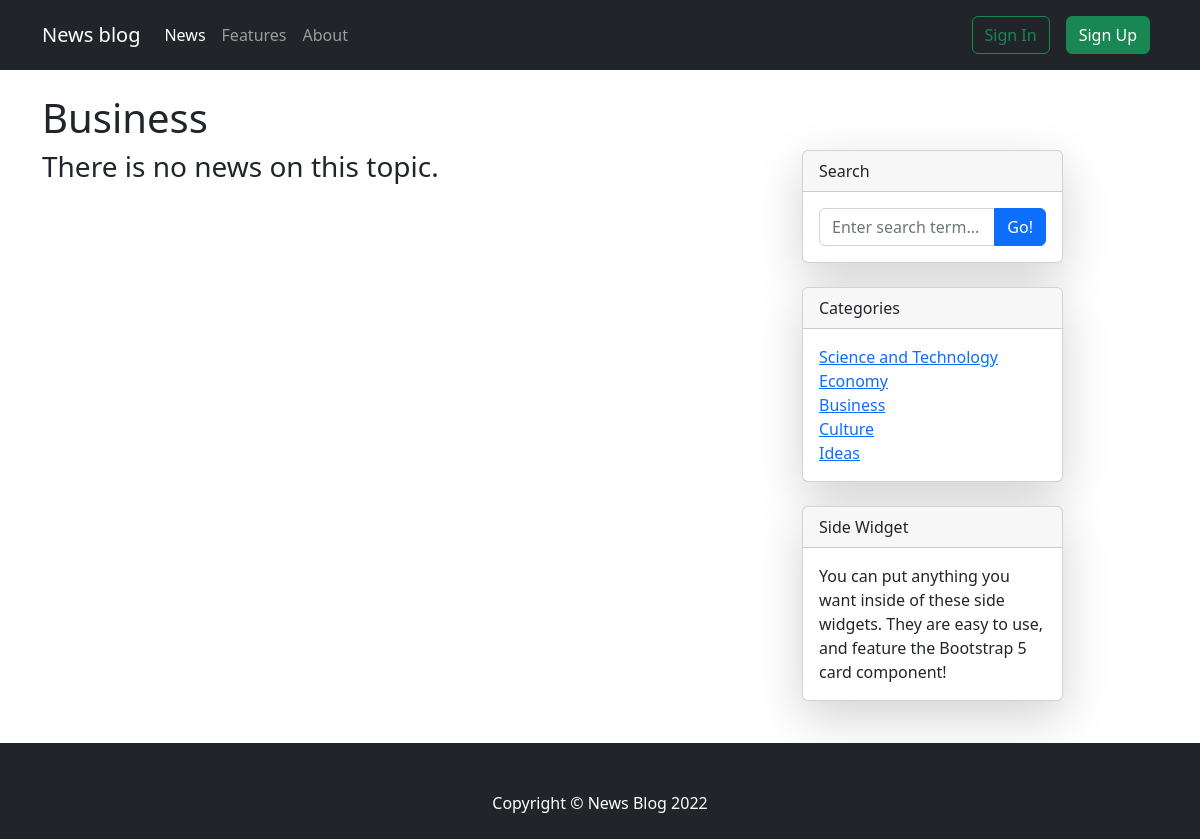
Screenshot of /category/3/ with the database file from the repository.
### news/models.py (models this page shows)
class Category(models.Model):
    name = models.CharField(max_length=32)
    class Meta:
        verbose_name_plural = 'Category'
    def __str__(self):
        return self.name

### news/views.py (the view)
# urls.py: path('', news_views.show_article_list, name='home'),
def show_article_list(request, cat_pk=0):
    context = create_context_for_all(pk=cat_pk)
    return render(request, template_name='news/home.html', context=context)

### news/services.py (called while the page is built)
def create_context_for_all(pk: int) -> dict:
    categories = Category.objects.all()
    if not pk:
        page_name = 'News'
        news = Article.objects.all().order_by('-date_of_create')
        error = 'There is no news.'
    else:
        page_name = categories[pk - 1].name
        news = Article.objects.filter(category_id=pk).order_by('-date_of_create')
        error = 'There is no news on this topic.'
    return {'page_name': page_name, 'news': news, 'categories': categories, 'error': error}

### news/templates/news/home.html
{% extends 'base.html' %}
{% block content %}
<div class="container mt-4 mb-4">
    <h1>{{ page_name }}</h1>
    <div class="row">
        <div class="col-lg-8">
            <div class="row">
                {% if news %}
                {% for n in news %}
                <div class="card m-2 shadow-lg" style="width: 17rem;">
                    <img src="{{ n.image.url }}" class="card-img-top" alt="...">
                    <div class="card-body">
                        <div class="text-muted fst-italic mb-2">Posted on {{ n.date_of_create|date:'M j Y H:i' }}</div>
                        <div class="text-muted fst-italic mb-2">Last update {{ n.date_of_update|date:'M j Y H:i' }}
                        </div>
                        <h5 class="card-title">{{ n.title }}</h5>
                        <p class="card-text">{{ n.description }}</p>
                        <a href="{% url 'article' n.id  %}" class="stretched-link"></a>
                    </div>
                </div>
                {% endfor %}
                {% else %}
                <h3>{{ error }}</h3>
                {% endif %}
            </div>
        </div>
        <div class="col-lg-3">
            <div class="card mb-4 shadow-lg">
                <div class="card-header">Search</div>
                <div class="card-body">
                    <div class="input-group">
                        <input class="form-control" type="text" placeholder="Enter search term..."
                               aria-label="Enter search term..." aria-describedby="button-search">
                        <button class="btn btn-primary" id="button-search" type="button">Go!</button>
                    </div>
                </div>
            </div>
            <div class="card mb-4 shadow-lg">
                <div class="card-header">Categories</div>
                <div class="card-body">
                    <div class="row">
                        <div class="col">
                            <ul class="list-unstyled mb-0">
                                {% if categories %}
                                {% for cat in categories %}
                                <li><a href="{% url 'home' cat.id %}">{{ cat }}</a></li>
                                {% endfor %}
                                {% else %}
                                <li>Categories not yet</li>
                                {% endif %}
                            </ul>
                        </div>
                    </div>
                </div>
            </div>
            <div class="card mb-4 shadow-lg">
                <div class="card-header">Side Widget</div>
                <div class="card-body">You can put anything you want inside of these side widgets. They are easy to use,
                    and feature the Bootstrap 5 card component!
                </div>
            </div>
        </div>
    </div>
</div>
{% endblock %}

### static/css/style.css (style rules this page uses)
* { margin: 0; padding: 0; }
html, body { height: 100%; }

### rows the page displays
Category: name "Business"
Category: name "Science and Technology"
Category: name "Economy"
Category: name "Culture"
Category: name "Ideas"

### other values shown
{{ error }} "There is no news on this topic."
